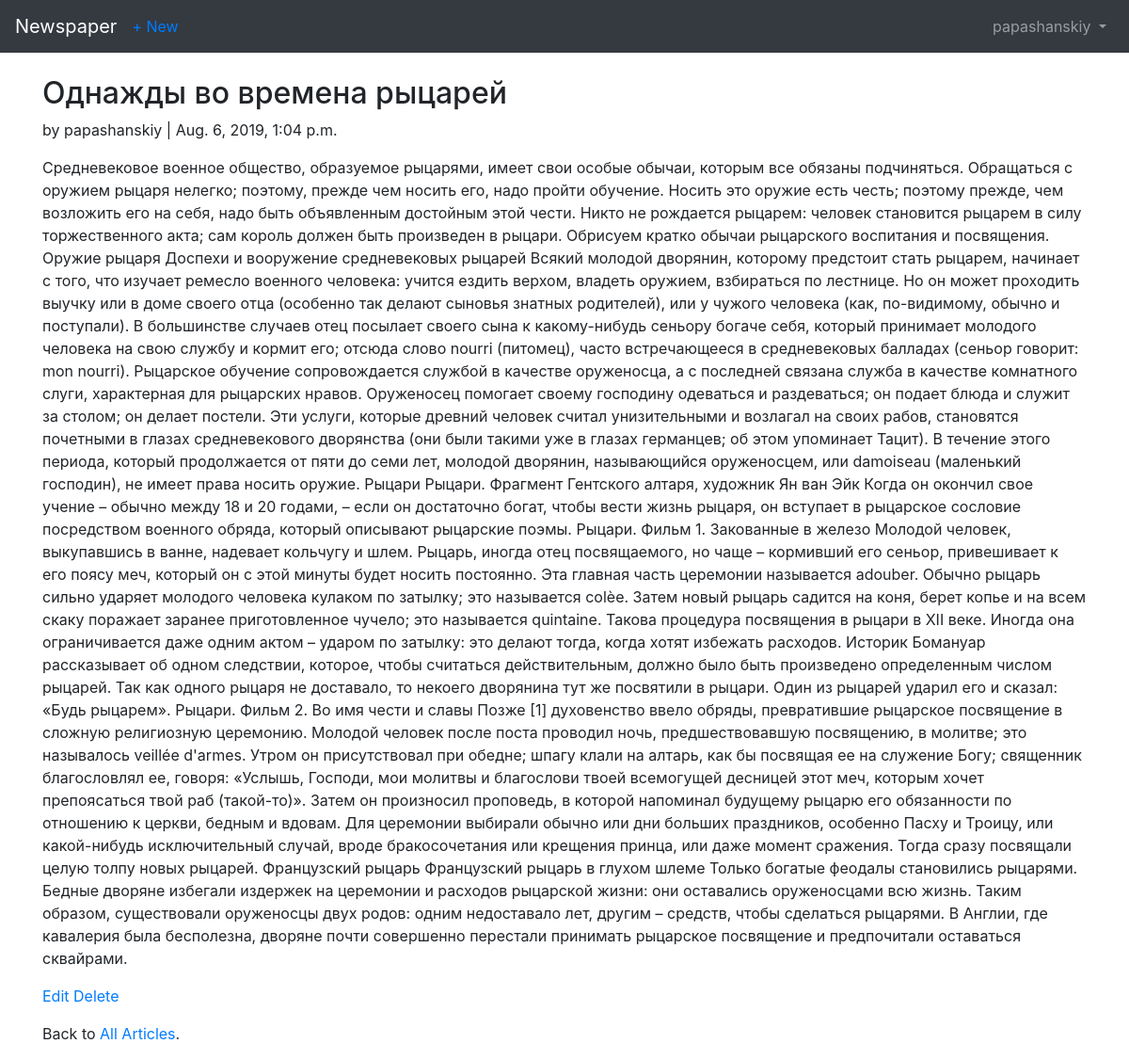
Page /articles/3/ (signed in) on the committed database.
### users/models.py (models this page shows)
class CustomUser(AbstractUser):
    age = models.PositiveIntegerField(null=True, blank=True)

### articles/models.py (models this page shows, shortened)
class Article(models.Model):
    title = models.CharField(max_length=255)
    body = models.TextField()
    date = models.DateTimeField(auto_now_add=True)
    author = models.ForeignKey(
        get_user_model(),
        on_delete=models.CASCADE,
    )

### articles/views.py (the view)
# urls.py: path('<int:pk>/', ArticleDetailView.as_view(), name='article_detail'),
class ArticleDetailView(LoginRequiredMixin, DetailView):
    model = Article
    template_name = 'article_detail.html'
    login_url = 'login'

### templates/article_detail.html
{% extends 'base.html' %}
{% block content %}
    <div class="article-entry">
        <h2>{{ object.title }}</h2>
        <p>by {{ object.author }} | {{ object.date }} </p>
        <p>{{ object.body }}</p>
    </div>
    <p><a href="{% url 'article_edit' article.pk %}">Edit</a>
        <a href="{% url 'article_delete' article.pk %}">Delete</a></p>
    <p>Back to <a href="{% url 'article_list' %}">All Articles</a>.</p>
{% endblock content %}

### templates/base.html (shortened to what this page needs)
<!DOCTYPE html>
<html lang="en">
    <head>
        <link rel="stylesheet" href="https://stackpath.bootstrapcdn.com/bootstrap/4.1.3/css/bootstrap.min.css">
    </head>
    <body>
        <nav class="navbar navbar-expand-md navbar-dark bg-dark mb-4">
            <a class="navbar-brand" href="{% url 'home' %}">Newspaper</a>
            {% if user.is_authenticated %}
                <ul class="navbar-nav mr-auto">
                    <li class="nav-item"><a href="{% url 'article_new' %}">+ New</a></li>
                </ul>
            {% endif %}
            <div class="collapse navbar-collapse" id="navbarCollapse">
                {% if user.is_authenticated %}
                    <ul class="navbar-nav ml-auto">
                        <li class="nav-item">
                            <a class="nav-link dropdown-toggle" href="#" id="userMenu"
                            data-toggle="dropdown" aria-haspopup="true" aria-expanded="false">
                                {{ user.username }}
                            </a>
                        </li>
                    </ul>
                {% else %}
                    <form class="form-inline ml-auto">
                        <a href="{% url 'login' %}" class="btn btn-outline-secondary">Log In</a>
                        <a href="{% url 'signup' %}" class="btn btn-primary ml-2">Sign up</a>
                    </form>
                {% endif %}
            </div>
        </nav>
        <div class="container">
            {% block content %}
            {% endblock content %}
        </div>
    </body>
</html>

### rows in the picture
CustomUser: username "papashanskiy"
Article: title "Однажды во времена рыцарей", author "papashanskiy", date "Aug. 6, 2019, 1:04 p.m.", body "Средневековое военное общество, образуемое рыцарями, имеет свои особые обычаи, которым все обязаны подчиняться. Обращаться с оружием рыцаря нелегко; поэтому, прежде чем носить его, надо пройти обучение. Носить это оружие есть честь; поэтому прежде, чем возложить его на себя, надо быть объявленным достойным этой чести. Никто не рождается рыцарем: человек становится рыцарем в силу торжественного акта; сам король должен быть произведен в рыцари. Обрисуем кратко обычаи рыцарского воспитания и посвящения. Оружие рыцаря Доспехи и вооружение средневековых рыцарей Всякий молодой дворянин, которому предстоит стать рыцарем, начинает с того, что изучает ремесло военного человека: учится ездить верхом,…"
